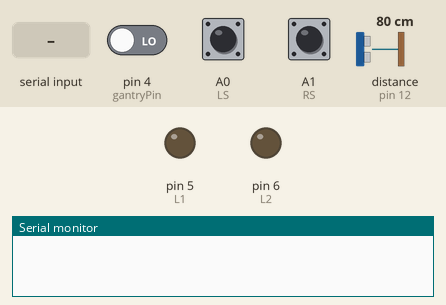
The sketch below on a simulated Arduino Uno, built with avr-gcc and run on an emulated ATmega328P. On the bench: output pins drawn as LEDs (lit = HIGH), the last lines printed to the serial monitor. The test bench sets the inputs (shaded band); at power-on: distance to the obstacle (sensor on pin 12) 80 cm, pin 4 (gantryPin) LOW, A0 (LS) HIGH, A1 (RS) HIGH. The echo pulse lasts 58.3 µs per cm; pins used as bus, display or sensor lines are not drawn.

Above: at 1.2 s.
1.3 s: "S1\n" received over Serial
At 2.2 s:
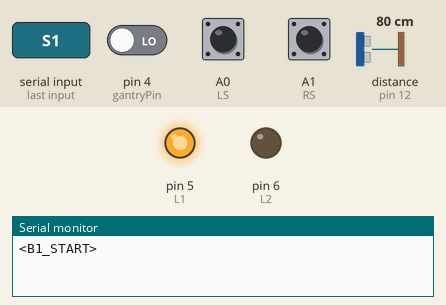
2.8 s: distance to the obstacle (sensor on pin 12) set to 18 cm
4.3 s: distance to the obstacle (sensor on pin 12) set to 14 cm
At 5.4 s:
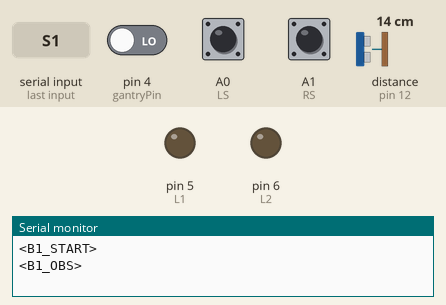
Timing chart, 0 to 7.3 s (numbered marks = the images above; inputs shaded):
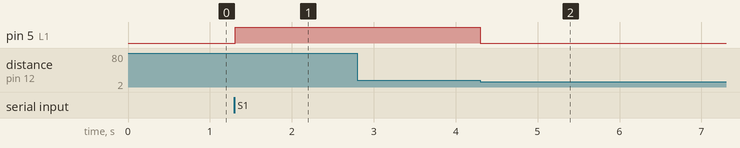

Measured:
- the behaviour switches between 17 and 16 cm on distance to the obstacle (sensor on pin 12) (found by bisection; images 1 and 2)
- after the input at 1.3 s, pin 5 (L1): LOW → HIGH at once
- after the input at 2.8 s, every drawn part: stays the same
- after the input at 4.3 s, pin 5 (L1): HIGH → LOW at once

The sketch:

buggy1.ino
```cpp
// =====================================
// BUGGY 1 - SILVER CHALLENGE
// Clockwise
// Start first
// Stop at center/lower gantry and wait
// Resume only on XBee command R1
// Then continue and park by taking RIGHT inward parking lane
// =====================================

// ---------- MOTOR PINS ----------
const int L1 = 5;
const int L2 = 6;
const int R1 = 7;
const int R2 = 8;

// ---------- LINE SENSORS ----------
const int LS = A0;
const int RS = A1;

// ---------- GANTRY RECEIVER ----------
const int gantryPin = 4;   // receiver / photodiode circuit

// ---------- ULTRASONIC ----------
const int trigPin = 13;
const int echoPin = 12;

// ---------- CONSTANTS ----------
const int OBSTACLE_STOP_DISTANCE_CM = 15;
const unsigned long GANTRY_STOP_DELAY = 1000;

// tune on real hardware
const unsigned long EXIT_FORWARD_TIME = 220;
const unsigned long EXIT_RIGHT_TIME   = 250;
const unsigned long PARK_SETTLE_TIME  = 800;

// gantry pulse ranges - tune if needed
const unsigned long G1_MIN = 500;
const unsigned long G1_MAX = 1500;   // left
const unsigned long G2_MIN = 1500;
const unsigned long G2_MAX = 2500;   // right
const unsigned long G3_MIN = 2500;
const unsigned long G3_MAX = 3500;   // center/lower

// ---------- STATES ----------
enum BuggyState {
  WAIT_START,
  EXIT_PARKING,
  FOLLOW_TO_CENTER,
  WAIT_AT_CENTER,
  FOLLOW_TO_RIGHT_PARK,
  PARKING_RIGHT,
  PARKED
};

BuggyState state = WAIT_START;

// ---------- GLOBALS ----------
bool obstacleFlag = false;
bool gantryLatched = false;
bool parked = false;

unsigned long stateStartTime = 0;
long duration = 0;
int distanceCm = 0;

int gantryCount = 0;
int currentGantryId = 0;

bool resumedOnce = false;
bool rightParkArmed = false;

// ---------- PROTOTYPES ----------
void stopMotors();
void forward();
void turnLeft();
void turnRight();

void followCW(int left, int right);
void biasRightFollow(int left, int right);

int getDistance();
void checkObstacle();
int detectGantryId();
void checkGantry();
void handleSerial();
void sendMsg(const char* msg);

// ---------- SETUP ----------
void setup() {
  pinMode(L1, OUTPUT);
  pinMode(L2, OUTPUT);
  pinMode(R1, OUTPUT);
  pinMode(R2, OUTPUT);

  pinMode(LS, INPUT_PULLUP);
  pinMode(RS, INPUT_PULLUP);

  pinMode(gantryPin, INPUT);

  pinMode(trigPin, OUTPUT);
  pinMode(echoPin, INPUT);

  Serial.begin(9600);

  stopMotors();
}

// ---------- LOOP ----------
void loop() {
  handleSerial();

  if (parked) {
    stopMotors();
    return;
  }

  if (state == WAIT_START) {
    stopMotors();
    return;
  }

  checkObstacle();
  if (obstacleFlag) return;

  checkGantry();

  int left = digitalRead(LS);
  int right = digitalRead(RS);

  switch (state) {
    case EXIT_PARKING:
      // smooth exit from parking to main track, clockwise
      if (millis() - stateStartTime < EXIT_FORWARD_TIME) {
        forward();
      } else if (millis() - stateStartTime < EXIT_FORWARD_TIME + EXIT_RIGHT_TIME) {
        turnRight();
      } else {
        state = FOLLOW_TO_CENTER;
      }
      break;

    case FOLLOW_TO_CENTER:
      followCW(left, right);
      break;

    case WAIT_AT_CENTER:
      stopMotors();
      break;

    case FOLLOW_TO_RIGHT_PARK:
      if (rightParkArmed) {
        state = PARKING_RIGHT;
        stateStartTime = millis();
      } else {
        followCW(left, right);
      }
      break;

    case PARKING_RIGHT:
      // gentle deviation right using line sensors
      if (millis() - stateStartTime < PARK_SETTLE_TIME) {
        biasRightFollow(left, right);
      } else {
        stopMotors();
        parked = true;
        state = PARKED;
        sendMsg("<B1_PARKED>");
      }
      break;

    case PARKED:
      stopMotors();
      break;

    default:
      stopMotors();
      break;
  }
}

// ---------- SERIAL / XBEE ----------
void handleSerial() {
  if (!Serial.available()) return;

  String cmd = Serial.readStringUntil('\n');
  cmd.trim();

  if (cmd == "S1" && state == WAIT_START) {
    state = EXIT_PARKING;
    stateStartTime = millis();
    sendMsg("<B1_START>");
  } else if (cmd == "R1" && state == WAIT_AT_CENTER) {
    resumedOnce = true;
    state = FOLLOW_TO_RIGHT_PARK;
    sendMsg("<B1_RESUME>");
  }
}

void sendMsg(const char* msg) {
  Serial.println(msg);
}

// ---------- OBSTACLE ----------
void checkObstacle() {
  distanceCm = getDistance();

  if (distanceCm > 0 && distanceCm <= OBSTACLE_STOP_DISTANCE_CM) {
    if (!obstacleFlag) {
      obstacleFlag = true;
      stopMotors();
      sendMsg("<B1_OBS>");
    }
  } else {
    if (obstacleFlag) {
      obstacleFlag = false;
      sendMsg("<B1_CLEAR>");
    }
  }
}

int getDistance() {
  digitalWrite(trigPin, LOW);
  delayMicroseconds(2);
  digitalWrite(trigPin, HIGH);
  delayMicroseconds(10);
  digitalWrite(trigPin, LOW);

  duration = pulseIn(echoPin, HIGH, 20000);
  if (duration == 0) return 0;

  return duration * 0.034 / 2;
}

// ---------- GANTRY ----------
void checkGantry() {
  int gState = digitalRead(gantryPin);

  if (gState == HIGH && !gantryLatched) {
    int gId = detectGantryId();
    if (gId != 0) {
      gantryLatched = true;
      currentGantryId = gId;
      gantryCount++;

      stopMotors();
      delay(GANTRY_STOP_DELAY);

      // G1 = left, G2 = right, G3 = center/lower
      if (gId == 1) {
        sendMsg("<B1_G1>");
      } else if (gId == 2) {
        sendMsg("<B1_G2>");
      } else if (gId == 3) {
        sendMsg("<B1_G3_CENTER>");
      }

      // Buggy 1 waits at center/lower gantry before Buggy 2 starts
      if (!resumedOnce && gId == 3 && state == FOLLOW_TO_CENTER) {
        state = WAIT_AT_CENTER;
        sendMsg("<B1_G3_CENTER_WAIT>");
      }

      // After resume, when Buggy 1 reaches right gantry, arm parking
      if (resumedOnce && gId == 2 && state == FOLLOW_TO_RIGHT_PARK) {
        rightParkArmed = true;
        sendMsg("<B1_PARK_ARM>");
      }
    }
  }

  if (gState == LOW) {
    gantryLatched = false;
  }
}

int detectGantryId() {
  unsigned long d = pulseIn(gantryPin, HIGH, 5000);

  if (d > G1_MIN && d < G1_MAX) return 1; // left
  if (d >= G2_MIN && d < G2_MAX) return 2; // right
  if (d >= G3_MIN && d < G3_MAX) return 3; // center/lower

  return 0;
}

// ---------- LINE FOLLOW ----------
void followCW(int left, int right) {
  // Assumed polarity from your earlier code:
  // 1,1 -> forward
  // 1,0 -> left
  // 0,1 -> right
  // 0,0 -> forward across thick line/junction
  if (left == 1 && right == 1) {
    forward();
  } else if (left == 1 && right == 0) {
    turnLeft();
  } else if (left == 0 && right == 1) {
    turnRight();
  } else {
    forward();
  }
}

void biasRightFollow(int left, int right) {
  // Prefer the right branch gently
  if (left == 1 && right == 1) {
    turnRight();
  } else if (left == 1 && right == 0) {
    turnLeft();
  } else if (left == 0 && right == 1) {
    turnRight();
  } else {
    forward();
  }
}

// ---------- MOTOR CONTROL ----------
void forward() {
  digitalWrite(L1, HIGH);
  digitalWrite(L2, LOW);
  digitalWrite(R1, LOW);
  digitalWrite(R2, HIGH);
}

void turnRight() {
  digitalWrite(L1, HIGH);
  digitalWrite(L2, LOW);
  digitalWrite(R1, LOW);
  digitalWrite(R2, LOW);
}

void turnLeft() {
  digitalWrite(L1, LOW);
  digitalWrite(L2, LOW);
  digitalWrite(R1, LOW);
  digitalWrite(R2, HIGH);
}

void stopMotors() {
  digitalWrite(L1, LOW);
  digitalWrite(L2, LOW);
  digitalWrite(R1, LOW);
  digitalWrite(R2, LOW);
}
```
